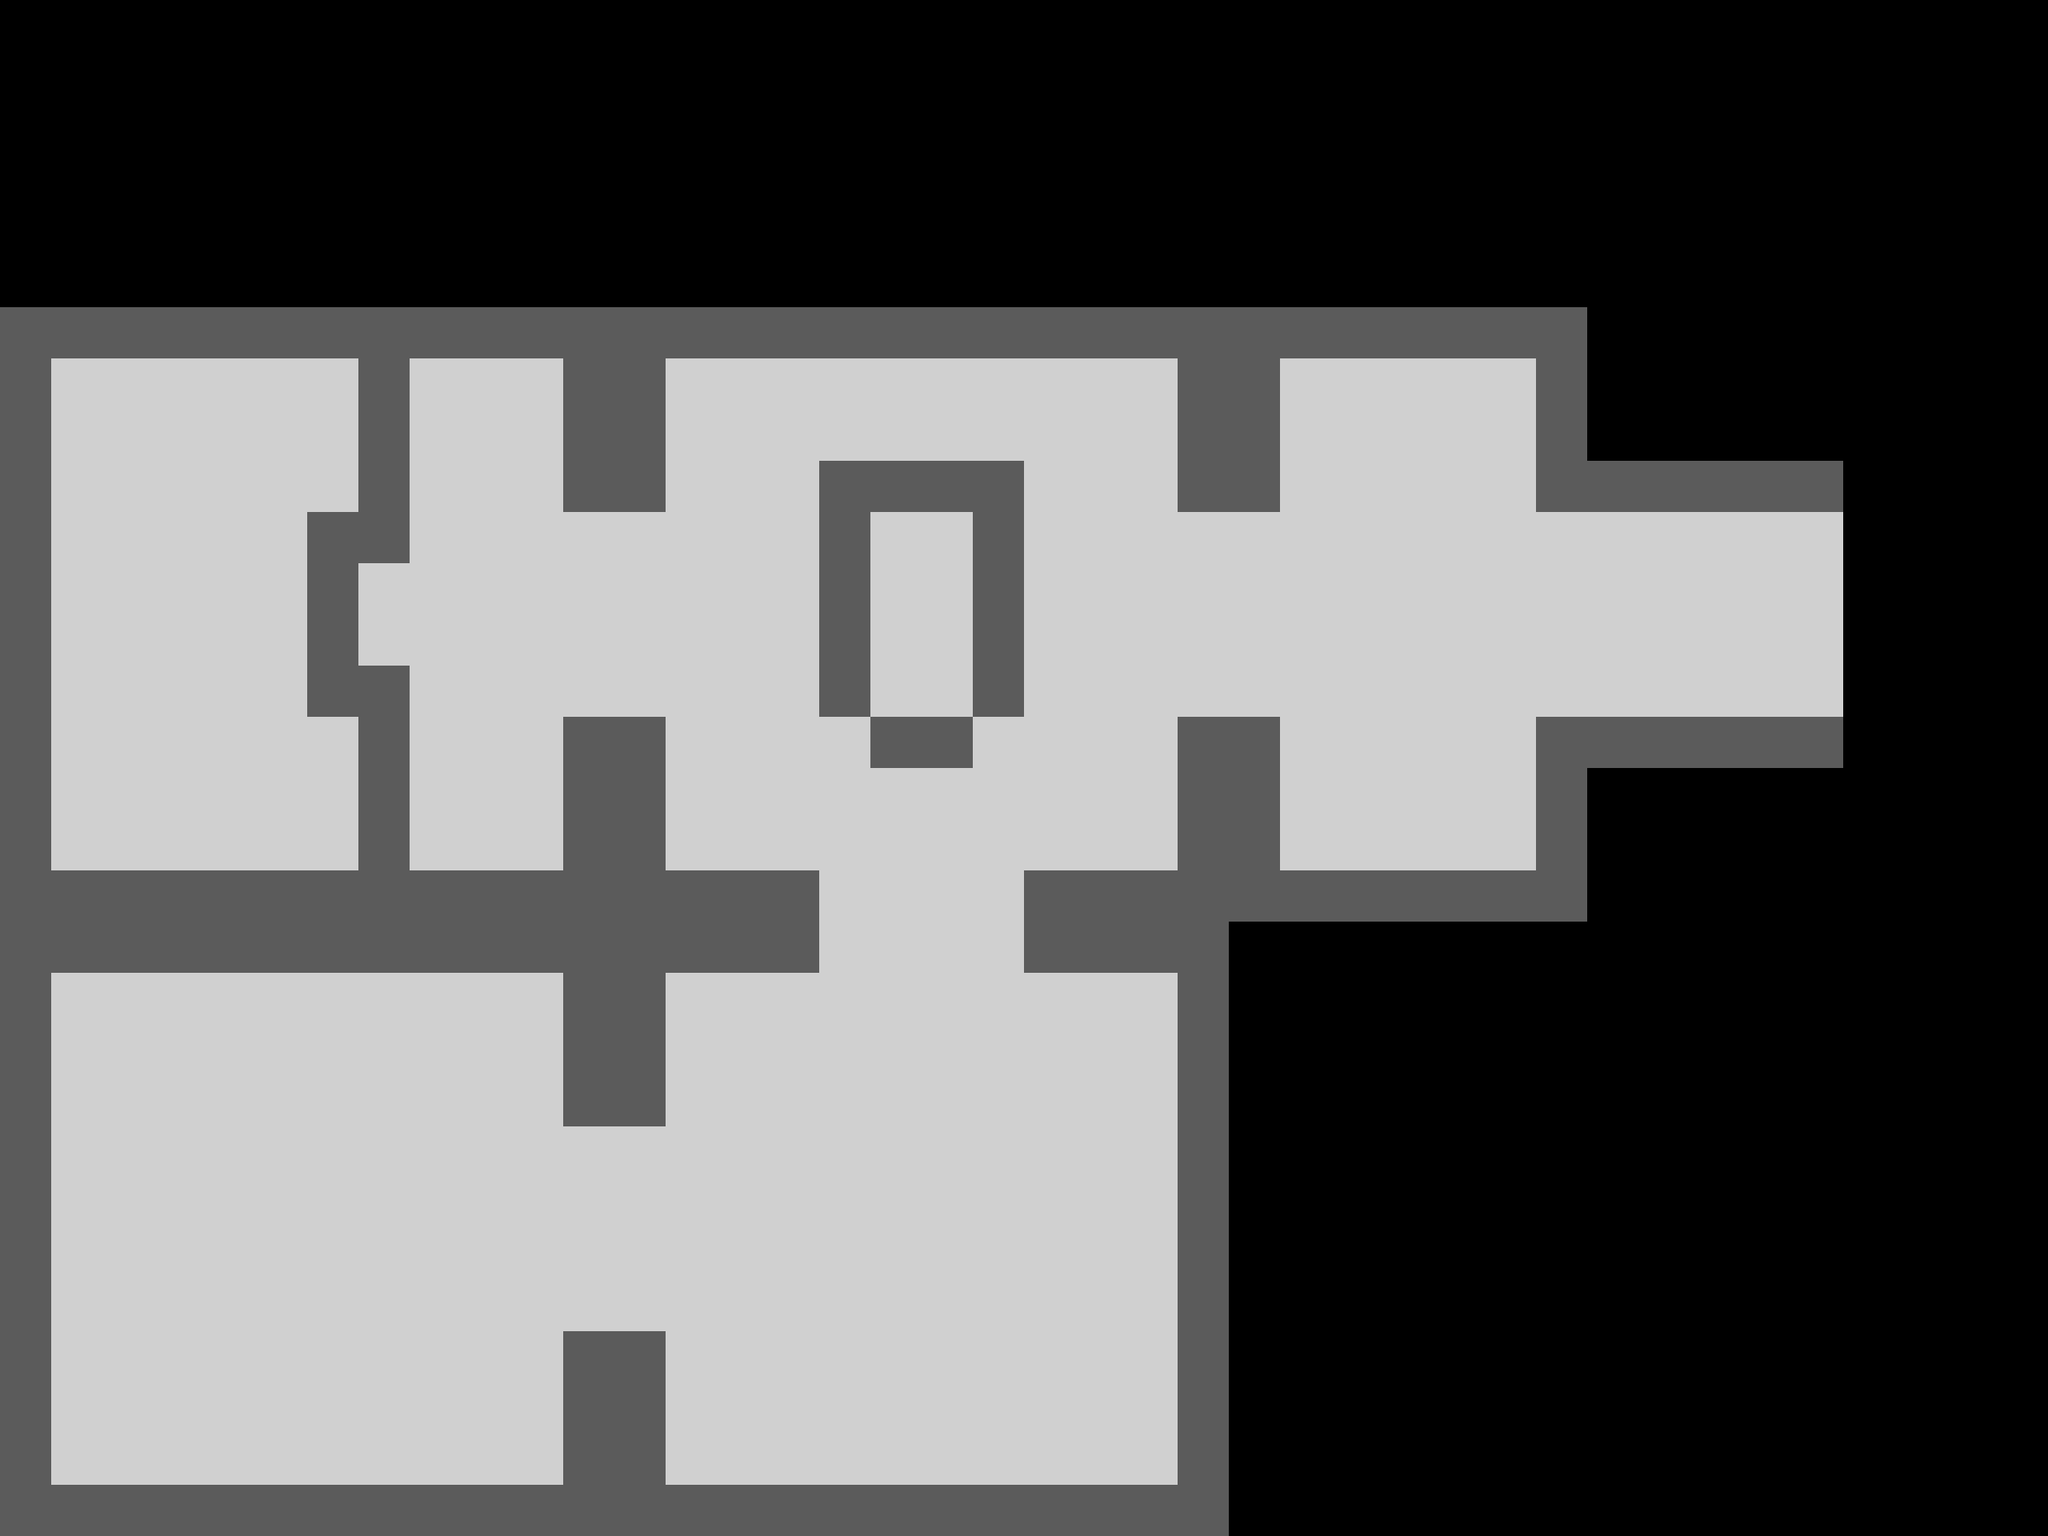

Rendered tile map (Tiled .tmx) drawn with the repository's tilesets; below, a short description and the full map source, tile grids included:
An orthogonal 40x30 tile map with 64x64 px tiles, 2 tile layers (bgLayer, collisionLayer), 2 tilesets.

<map version="1.10" tiledversion="1.10.1" orientation="orthogonal" renderorder="right-down" width="40" height="30" tilewidth="64" tileheight="64" infinite="0" nextlayerid="3" nextobjectid="1">
 <editorsettings>
  <export target="scene3.json" format="json" />
 </editorsettings>
 <tileset firstgid="1" name="vampyr atari tileset" tilewidth="64" tileheight="64" tilecount="4" columns="2">
  <image source="vampyr atari tileset.png" width="128" height="128" />
  <tile id="0">
   <properties>
    <property name="collides" type="bool" value="true" />
   </properties>
  </tile>
  <tile id="1">
   <properties>
    <property name="collides" type="bool" value="false" />
   </properties>
  </tile>
  <tile id="2">
   <properties>
    <property name="collides" type="bool" value="true" />
   </properties>
  </tile>
  <tile id="3">
   <properties>
    <property name="collides" type="bool" value="true" />
   </properties>
  </tile>
 </tileset>
 <tileset firstgid="5" name="vampyr atari tileset" tilewidth="64" tileheight="64" tilecount="4" columns="2">
  <image source="vampyr atari tileset.png" width="128" height="128" />
  <tile id="0">
   <properties>
    <property name="collides" type="bool" value="true" />
   </properties>
  </tile>
  <tile id="1">
   <properties>
    <property name="collides" type="bool" value="false" />
   </properties>
  </tile>
  <tile id="2">
   <properties>
    <property name="collides" type="bool" value="true" />
   </properties>
  </tile>
  <tile id="3">
   <properties>
    <property name="collides" type="bool" value="true" />
   </properties>
  </tile>
 </tileset>
 <layer id="1" name="bgLayer" width="40" height="30">
  <data encoding="csv">
0,0,0,0,0,0,0,0,0,0,0,0,0,0,0,0,0,0,0,0,0,0,0,0,0,0,0,0,0,0,0,0,0,0,0,0,0,0,0,0,
0,0,0,0,0,0,0,0,0,0,0,0,0,0,0,0,0,0,0,0,0,0,0,0,0,0,0,0,0,0,0,0,0,0,0,0,0,0,0,0,
0,0,0,0,0,0,0,0,0,0,0,0,0,0,0,0,0,0,0,0,0,0,0,0,0,0,0,0,0,0,0,0,0,0,0,0,0,0,0,0,
0,0,0,0,0,0,0,0,0,0,0,0,0,0,0,0,0,0,0,0,0,0,0,0,0,0,0,0,0,0,0,0,0,0,0,0,0,0,0,0,
0,0,0,0,0,0,0,0,0,0,0,0,0,0,0,0,0,0,0,0,0,0,0,0,0,0,0,0,0,0,0,0,0,0,0,0,0,0,0,0,
0,0,0,0,0,0,0,0,0,0,0,0,0,0,0,0,0,0,0,0,0,0,0,0,0,0,0,0,0,0,0,0,0,0,0,0,0,0,0,0,
0,0,0,0,0,0,0,0,0,0,0,0,0,0,0,0,0,0,0,0,0,0,0,0,0,0,0,0,0,0,0,0,0,0,0,0,0,0,0,0,
0,2,2,2,2,2,2,2,2,2,2,0,0,2,2,2,2,2,2,2,2,2,2,0,2,2,2,2,2,2,2,0,0,0,0,0,0,0,0,0,
0,2,2,2,2,2,2,2,2,2,2,0,0,2,2,2,2,2,2,2,2,2,2,0,0,2,2,2,2,2,2,0,0,0,0,0,0,0,0,0,
0,2,2,2,2,2,2,2,2,2,2,0,0,2,2,2,2,2,2,2,2,2,2,0,0,2,2,2,2,2,2,2,2,2,2,0,0,0,0,0,
0,2,2,2,2,2,2,2,2,2,2,2,2,2,2,2,2,2,2,2,2,2,2,2,2,2,2,2,2,2,2,2,2,2,2,2,0,0,0,0,
0,2,2,2,2,2,2,2,2,2,2,2,2,2,2,2,2,2,2,2,2,2,2,2,2,2,2,2,2,2,2,2,2,2,2,2,0,0,0,0,
0,2,2,2,2,2,2,2,2,2,2,2,2,2,2,2,2,2,2,2,2,2,2,2,2,2,2,2,2,2,2,2,2,2,2,2,0,0,0,0,
0,2,2,2,2,2,2,2,2,2,2,2,2,2,2,2,2,2,2,2,2,2,2,2,2,2,2,2,2,2,2,2,2,2,2,2,0,0,0,0,
0,2,2,2,2,2,2,2,2,2,2,0,0,2,2,2,2,2,2,2,2,2,2,0,0,2,2,2,2,2,2,2,2,2,2,0,0,0,0,0,
0,2,2,2,2,2,2,2,2,2,2,0,0,2,2,2,2,2,2,2,2,2,2,0,0,2,2,2,2,2,2,0,0,0,0,0,0,0,0,0,
0,2,2,2,2,2,2,2,2,2,2,0,0,2,2,2,2,2,2,2,2,2,2,0,0,2,2,2,2,2,2,0,0,0,0,0,0,0,0,0,
0,0,0,0,0,0,0,0,0,0,0,0,0,0,0,0,2,2,2,2,0,0,0,0,0,0,0,0,0,0,0,0,0,0,0,0,0,0,0,0,
0,0,0,0,0,0,0,0,0,0,0,0,0,0,0,0,2,2,2,2,0,0,0,0,0,0,0,0,0,0,0,0,0,0,0,0,0,0,0,0,
0,2,2,2,2,2,2,2,2,2,2,0,0,2,2,2,2,2,2,2,2,2,2,0,0,0,0,0,0,0,0,0,0,0,0,0,0,0,0,0,
0,2,2,2,2,2,2,2,2,2,2,0,0,2,2,2,2,2,2,2,2,2,2,0,0,0,0,0,0,0,0,0,0,0,0,0,0,0,0,0,
0,2,2,2,2,2,2,2,2,2,2,0,0,2,2,2,2,2,2,2,2,2,2,0,0,0,0,0,0,0,0,0,0,0,0,0,0,0,0,0,
0,2,2,2,2,2,2,2,2,2,2,2,2,2,2,2,2,2,2,2,2,2,2,0,0,0,0,0,0,0,0,0,0,0,0,0,0,0,0,0,
0,2,2,2,2,2,2,2,2,2,2,2,2,2,2,2,2,2,2,2,2,2,2,0,0,0,0,0,0,0,0,0,0,0,0,0,0,0,0,0,
0,2,2,2,2,2,2,2,2,2,2,2,2,2,2,2,2,2,2,2,2,2,2,0,0,0,0,0,0,0,0,0,0,0,0,0,0,0,0,0,
0,2,2,2,2,2,2,2,2,2,2,2,2,2,2,2,2,2,2,2,2,2,2,0,0,0,0,0,0,0,0,0,0,0,0,0,0,0,0,0,
0,2,2,2,2,2,2,2,2,2,2,0,0,2,2,2,2,2,2,2,2,2,2,0,0,0,0,0,0,0,0,0,0,0,0,0,0,0,0,0,
0,2,2,2,2,2,2,2,2,2,2,0,0,2,2,2,2,2,2,2,2,2,2,0,0,0,0,0,0,0,0,0,0,0,0,0,0,0,0,0,
0,2,2,2,2,2,2,2,2,2,2,0,0,2,2,2,2,2,2,2,2,2,2,0,0,0,0,0,0,0,0,0,0,0,0,0,0,0,0,0,
0,0,0,0,0,0,0,0,0,0,0,0,0,0,0,0,0,0,0,0,0,0,0,0,0,0,0,0,0,0,0,0,0,0,0,0,0,0,0,0
</data>
 </layer>
 <layer id="2" name="collisionLayer" width="40" height="30">
  <data encoding="csv">
0,0,0,0,0,0,0,0,0,0,0,0,0,0,0,0,0,0,0,0,0,0,0,0,0,0,0,0,0,0,0,0,0,0,0,0,0,0,0,0,
0,0,0,0,0,0,0,0,0,0,0,0,0,0,0,0,0,0,0,0,0,0,0,0,0,0,0,0,0,0,0,0,0,0,0,0,0,0,0,0,
0,0,0,0,0,0,0,0,0,0,0,0,0,0,0,0,0,0,0,0,0,0,0,0,0,0,0,0,0,0,0,0,0,0,0,0,0,0,0,0,
0,0,0,0,0,0,0,0,0,0,0,0,0,0,0,0,0,0,0,0,0,0,0,0,0,0,0,0,0,0,0,0,0,0,0,0,0,0,0,0,
0,0,0,0,0,0,0,0,0,0,0,0,0,0,0,0,0,0,0,0,0,0,0,0,0,0,0,0,0,0,0,0,0,0,0,0,0,0,0,0,
0,0,0,0,0,0,0,0,0,0,0,0,0,0,0,0,0,0,0,0,0,0,0,0,0,0,0,0,0,0,0,0,0,0,0,0,0,0,0,0,
1,1,1,1,1,1,1,1,1,1,1,1,1,1,1,1,1,1,1,1,1,1,1,1,1,1,1,1,1,1,1,0,0,0,0,0,0,0,0,0,
1,0,0,0,0,0,0,1,0,0,0,1,1,0,0,0,0,0,0,0,0,0,0,1,1,0,0,0,0,0,1,0,0,0,0,0,0,0,0,0,
1,0,0,0,0,0,0,1,0,0,0,1,1,0,0,0,0,0,0,0,0,0,0,1,1,0,0,0,0,0,1,0,0,0,0,0,0,0,0,0,
1,0,0,0,0,0,0,1,0,0,0,1,1,0,0,0,1,1,1,1,0,0,0,1,1,0,0,0,0,0,1,1,1,1,1,1,0,0,0,0,
1,0,0,0,0,0,1,1,0,0,0,0,0,0,0,0,1,0,0,1,0,0,0,0,0,0,0,0,0,0,0,0,0,0,0,0,0,0,0,0,
1,0,0,0,0,0,1,0,0,0,0,0,0,0,0,0,1,0,0,1,0,0,0,0,0,0,0,0,0,0,0,0,0,0,0,0,0,0,0,0,
1,0,0,0,0,0,1,0,0,0,0,0,0,0,0,0,1,0,0,1,0,0,0,0,0,0,0,0,0,0,0,0,0,0,0,0,0,0,0,0,
1,0,0,0,0,0,1,1,0,0,0,0,0,0,0,0,1,0,0,1,0,0,0,0,0,0,0,0,0,0,0,0,0,0,0,0,0,0,0,0,
1,0,0,0,0,0,0,1,0,0,0,1,1,0,0,0,0,1,1,0,0,0,0,1,1,0,0,0,0,0,1,1,1,1,1,1,0,0,0,0,
1,0,0,0,0,0,0,1,0,0,0,1,1,0,0,0,0,0,0,0,0,0,0,1,1,0,0,0,0,0,1,0,0,0,0,0,0,0,0,0,
1,0,0,0,0,0,0,1,0,0,0,1,1,0,0,0,0,0,0,0,0,0,0,1,1,0,0,0,0,0,1,0,0,0,0,0,0,0,0,0,
1,1,1,1,1,1,1,1,1,1,1,1,1,1,1,1,0,0,0,0,1,1,1,1,1,1,1,1,1,1,1,0,0,0,0,0,0,0,0,0,
1,1,1,1,1,1,1,1,1,1,1,1,1,1,1,1,0,0,0,0,1,1,1,1,0,0,0,0,0,0,0,0,0,0,0,0,0,0,0,0,
1,0,0,0,0,0,0,0,0,0,0,1,1,0,0,0,0,0,0,0,0,0,0,1,0,0,0,0,0,0,0,0,0,0,0,0,0,0,0,0,
1,0,0,0,0,0,0,0,0,0,0,1,1,0,0,0,0,0,0,0,0,0,0,1,0,0,0,0,0,0,0,0,0,0,0,0,0,0,0,0,
1,0,0,0,0,0,0,0,0,0,0,1,1,0,0,0,0,0,0,0,0,0,0,1,0,0,0,0,0,0,0,0,0,0,0,0,0,0,0,0,
1,0,0,0,0,0,0,0,0,0,0,0,0,0,0,0,0,0,0,0,0,0,0,1,0,0,0,0,0,0,0,0,0,0,0,0,0,0,0,0,
1,0,0,0,0,0,0,0,0,0,0,0,0,0,0,0,0,0,0,0,0,0,0,1,0,0,0,0,0,0,0,0,0,0,0,0,0,0,0,0,
1,0,0,0,0,0,0,0,0,0,0,0,0,0,0,0,0,0,0,0,0,0,0,1,0,0,0,0,0,0,0,0,0,0,0,0,0,0,0,0,
1,0,0,0,0,0,0,0,0,0,0,0,0,0,0,0,0,0,0,0,0,0,0,1,0,0,0,0,0,0,0,0,0,0,0,0,0,0,0,0,
1,0,0,0,0,0,0,0,0,0,0,1,1,0,0,0,0,0,0,0,0,0,0,1,0,0,0,0,0,0,0,0,0,0,0,0,0,0,0,0,
1,0,0,0,0,0,0,0,0,0,0,1,1,0,0,0,0,0,0,0,0,0,0,1,0,0,0,0,0,0,0,0,0,0,0,0,0,0,0,0,
1,0,0,0,0,0,0,0,0,0,0,1,1,0,0,0,0,0,0,0,0,0,0,1,0,0,0,0,0,0,0,0,0,0,0,0,0,0,0,0,
1,1,1,1,1,1,1,1,1,1,1,1,1,1,1,1,1,1,1,1,1,1,1,1,0,0,0,0,0,0,0,0,0,0,0,0,0,0,0,0
</data>
 </layer>
</map>
